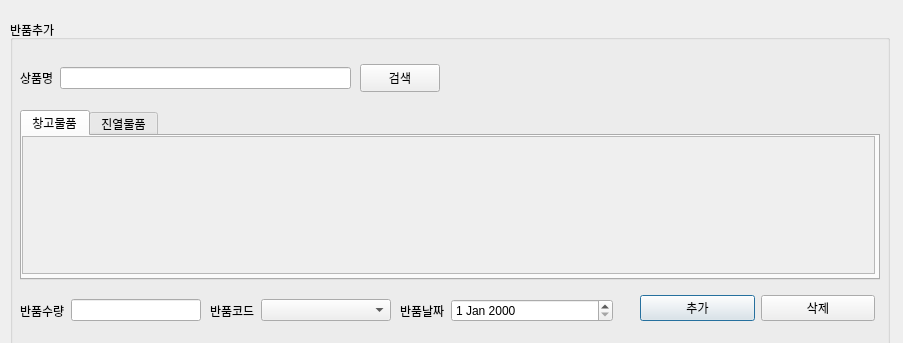
<?xml version="1.0" encoding="UTF-8"?>
<ui version="4.0">
 <class>Dialog</class>
 <widget class="QDialog" name="Dialog">
  <property name="geometry">
   <rect>
    <x>0</x>
    <y>0</y>
    <width>903</width>
    <height>343</height>
   </rect>
  </property>
  <property name="windowTitle">
   <string>Dialog</string>
  </property>
  <widget class="QGroupBox" name="groupBox">
   <property name="geometry">
    <rect>
     <x>10</x>
     <y>20</y>
     <width>880</width>
     <height>461</height>
    </rect>
   </property>
   <property name="title">
    <string>반품추가</string>
   </property>
   <property name="flat">
    <bool>true</bool>
   </property>
   <widget class="QWidget" name="horizontalLayoutWidget_12">
    <property name="geometry">
     <rect>
      <x>10</x>
      <y>40</y>
      <width>331</width>
      <height>36</height>
     </rect>
    </property>
    <layout class="QHBoxLayout" name="horizontalLayout_24">
     <item>
      <layout class="QVBoxLayout" name="verticalLayout_3">
       <item>
        <widget class="QLabel" name="label_8">
         <property name="enabled">
          <bool>true</bool>
         </property>
         <property name="text">
          <string>상품명</string>
         </property>
        </widget>
       </item>
      </layout>
     </item>
     <item>
      <layout class="QVBoxLayout" name="verticalLayout_4">
       <item>
        <widget class="QLineEdit" name="lineEdit_3">
         <property name="alignment">
          <set>Qt::AlignRight|Qt::AlignTrailing|Qt::AlignVCenter</set>
         </property>
        </widget>
       </item>
      </layout>
     </item>
    </layout>
   </widget>
   <widget class="QTabWidget" name="tabWidget">
    <property name="geometry">
     <rect>
      <x>10</x>
      <y>90</y>
      <width>860</width>
      <height>170</height>
     </rect>
    </property>
    <property name="currentIndex">
     <number>0</number>
    </property>
    <widget class="QWidget" name="tab">
     <attribute name="title">
      <string>창고물품</string>
     </attribute>
     <widget class="QScrollArea" name="scrollArea_12">
      <property name="geometry">
       <rect>
        <x>0</x>
        <y>0</y>
        <width>853</width>
        <height>138</height>
       </rect>
      </property>
      <property name="widgetResizable">
       <bool>true</bool>
      </property>
      <widget class="QWidget" name="scrollAreaWidgetContents_12">
       <property name="geometry">
        <rect>
         <x>0</x>
         <y>0</y>
         <width>851</width>
         <height>136</height>
        </rect>
       </property>
       <widget class="QWidget" name="gridLayoutWidget_12">
        <property name="geometry">
         <rect>
          <x>0</x>
          <y>0</y>
          <width>861</width>
          <height>131</height>
         </rect>
        </property>
        <layout class="QGridLayout" name="gridLayout_12"/>
       </widget>
      </widget>
     </widget>
    </widget>
    <widget class="QWidget" name="tab_2">
     <attribute name="title">
      <string>진열물품</string>
     </attribute>
     <widget class="QScrollArea" name="scrollArea_13">
      <property name="geometry">
       <rect>
        <x>0</x>
        <y>0</y>
        <width>853</width>
        <height>138</height>
       </rect>
      </property>
      <property name="widgetResizable">
       <bool>true</bool>
      </property>
      <widget class="QWidget" name="scrollAreaWidgetContents_15">
       <property name="geometry">
        <rect>
         <x>0</x>
         <y>0</y>
         <width>851</width>
         <height>136</height>
        </rect>
       </property>
       <widget class="QWidget" name="gridLayoutWidget_15">
        <property name="geometry">
         <rect>
          <x>0</x>
          <y>0</y>
          <width>861</width>
          <height>131</height>
         </rect>
        </property>
        <layout class="QGridLayout" name="gridLayout_15"/>
       </widget>
      </widget>
     </widget>
    </widget>
   </widget>
   <widget class="QWidget" name="horizontalLayoutWidget_2">
    <property name="geometry">
     <rect>
      <x>630</x>
      <y>270</y>
      <width>235</width>
      <height>36</height>
     </rect>
    </property>
    <layout class="QHBoxLayout" name="horizontalLayout_2">
     <item>
      <widget class="QPushButton" name="pushButton_2">
       <property name="text">
        <string>추가</string>
       </property>
      </widget>
     </item>
     <item>
      <widget class="QPushButton" name="pushButton">
       <property name="text">
        <string>삭제</string>
       </property>
      </widget>
     </item>
    </layout>
   </widget>
   <widget class="QPushButton" name="pushButton_6">
    <property name="geometry">
     <rect>
      <x>350</x>
      <y>44</y>
      <width>80</width>
      <height>28</height>
     </rect>
    </property>
    <property name="text">
     <string>검색</string>
    </property>
   </widget>
   <widget class="QWidget" name="horizontalLayoutWidget_13">
    <property name="geometry">
     <rect>
      <x>10</x>
      <y>270</y>
      <width>181</width>
      <height>41</height>
     </rect>
    </property>
    <layout class="QHBoxLayout" name="horizontalLayout_25">
     <item>
      <layout class="QVBoxLayout" name="verticalLayout_5">
       <item>
        <widget class="QLabel" name="label_9">
         <property name="enabled">
          <bool>true</bool>
         </property>
         <property name="text">
          <string>반품수량</string>
         </property>
        </widget>
       </item>
      </layout>
     </item>
     <item>
      <layout class="QVBoxLayout" name="verticalLayout_6">
       <item>
        <widget class="QLineEdit" name="lineEdit_4">
         <property name="alignment">
          <set>Qt::AlignRight|Qt::AlignTrailing|Qt::AlignVCenter</set>
         </property>
        </widget>
       </item>
      </layout>
     </item>
    </layout>
   </widget>
   <widget class="QWidget" name="horizontalLayoutWidget_14">
    <property name="geometry">
     <rect>
      <x>200</x>
      <y>270</y>
      <width>181</width>
      <height>41</height>
     </rect>
    </property>
    <layout class="QHBoxLayout" name="horizontalLayout_26">
     <item>
      <layout class="QVBoxLayout" name="verticalLayout_7">
       <item>
        <widget class="QLabel" name="label_10">
         <property name="enabled">
          <bool>true</bool>
         </property>
         <property name="text">
          <string>반품코드</string>
         </property>
        </widget>
       </item>
      </layout>
     </item>
     <item>
      <layout class="QVBoxLayout" name="verticalLayout_8">
       <item>
        <widget class="QComboBox" name="comboBox">
         <property name="sizePolicy">
          <sizepolicy hsizetype="MinimumExpanding" vsizetype="Fixed">
           <horstretch>0</horstretch>
           <verstretch>0</verstretch>
          </sizepolicy>
         </property>
        </widget>
       </item>
      </layout>
     </item>
    </layout>
   </widget>
   <widget class="QWidget" name="horizontalLayoutWidget_15">
    <property name="geometry">
     <rect>
      <x>390</x>
      <y>270</y>
      <width>213</width>
      <height>41</height>
     </rect>
    </property>
    <layout class="QHBoxLayout" name="horizontalLayout_27">
     <item>
      <layout class="QVBoxLayout" name="verticalLayout_9">
       <item>
        <widget class="QLabel" name="label_11">
         <property name="enabled">
          <bool>true</bool>
         </property>
         <property name="text">
          <string>반품날짜</string>
         </property>
        </widget>
       </item>
      </layout>
     </item>
     <item>
      <layout class="QVBoxLayout" name="verticalLayout_10">
       <item>
        <widget class="QDateEdit" name="dateEdit">
         <property name="sizePolicy">
          <sizepolicy hsizetype="MinimumExpanding" vsizetype="Fixed">
           <horstretch>0</horstretch>
           <verstretch>0</verstretch>
          </sizepolicy>
         </property>
        </widget>
       </item>
      </layout>
     </item>
    </layout>
   </widget>
  </widget>
 </widget>
 <resources/>
 <connections/>
</ui>
